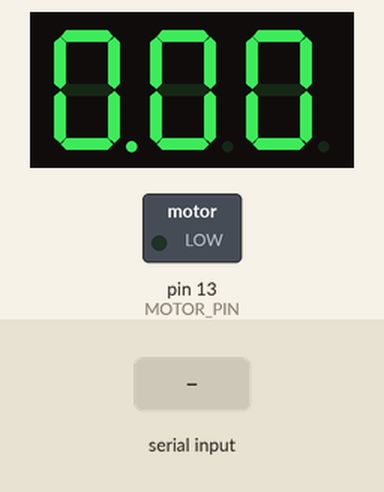
Recording of a sketch running on a simulated Arduino Uno, built with avr-gcc and run on an emulated ATmega328P. Parts: 3-digit seven-segment display, switched loads named in the sketch (green lamp = pin HIGH). The test bench sets the inputs (shaded band).

Above: at 1.2 s.
1.3 s: "90,45\n" received over Serial
At 2.0 s:
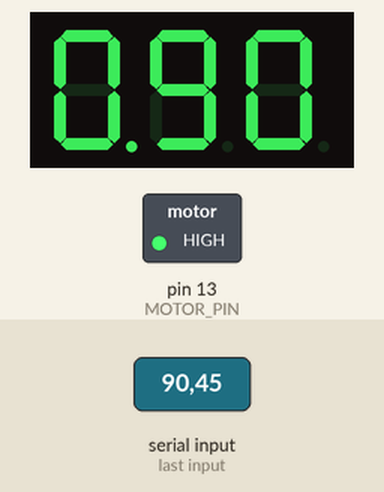
2.8 s: "30,150\n" received over Serial
At 3.2 s:
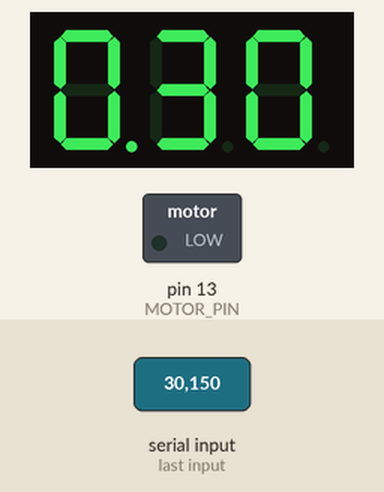
4.3 s: "90\n" received over Serial
At 5.4 s:
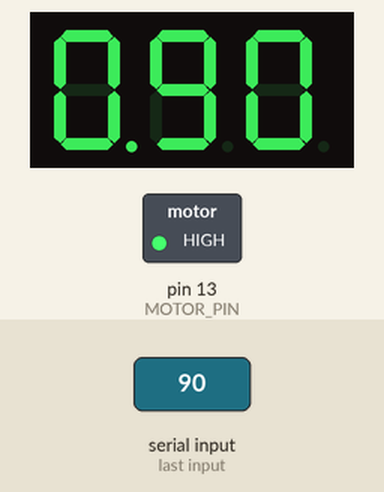
Timing chart, 0 to 7.3 s (numbered marks = the images above; inputs shaded):
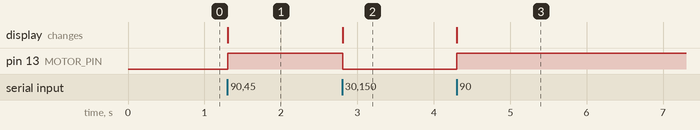

Measured:
- after the input at 1.3 s, pin 13 (MOTOR_PIN): LOW → HIGH at once; the display: changes at once (image 1)
- after the input at 2.8 s, pin 13 (MOTOR_PIN): HIGH → LOW at once; the display: changes at once (image 2)
- after the input at 4.3 s, pin 13 (MOTOR_PIN): LOW → HIGH at once; the display: changes at once (image 3)

The sketch:

simdash.ino
```cpp
#include "SevSeg.h"

// Define pin for motor (PWM capable)
// Using pin 13 since we only use 3 digits now
#define MOTOR_PIN 13

SevSeg sevseg;
int speed = 0;

void setup()
{
  Serial.begin(9600);

  // Setup 7-segment display with 3 digits only
  byte numDigits = 3;
  byte digitPins[] = {10, 11, 12}; // Removed pin 13, now free for motor
  byte segmentPins[] = {9, 2, 3, 5, 6, 8, 7, 4};
  bool resistorsOnSegments = true;
  bool updateWithDelaysIn = true;
  byte hardwareConfig = COMMON_CATHODE;

  sevseg.begin(hardwareConfig, numDigits, digitPins, segmentPins, resistorsOnSegments);
  sevseg.setBrightness(90);

  // Setup motor pin
  pinMode(MOTOR_PIN, OUTPUT);
}

void loop()
{
  // Check for serial data
  if (Serial.available() > 0)
  {
    String data = Serial.readStringUntil('\n');
    speed = data.toInt();
    // Clamp speed to 0-999 for 3-digit display
    speed = constrain(speed, 0, 999);

    // Map speed to motor PWM (0-255)
    int motorSpeed = map(speed, 0, 100, 0, 255); // Assuming speed 0-100
    analogWrite(MOTOR_PIN, motorSpeed);
  }

  // Display speed on 3-digit 7-segment display (with 2 decimal places like 9.99)
  sevseg.setNumber(speed, 2);
  sevseg.refreshDisplay();
}
```
